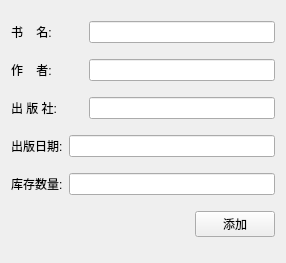
<?xml version="1.0" encoding="UTF-8"?>
<ui version="4.0">
 <class>Form</class>
 <widget class="QWidget" name="Form">
  <property name="geometry">
   <rect>
    <x>0</x>
    <y>0</y>
    <width>286</width>
    <height>263</height>
   </rect>
  </property>
  <property name="windowTitle">
   <string>Form</string>
  </property>
  <layout class="QGridLayout" name="gridLayout">
   <item row="0" column="0">
    <layout class="QHBoxLayout" name="horizontalLayout">
     <item>
      <widget class="QLabel" name="label">
       <property name="minimumSize">
        <size>
         <width>72</width>
         <height>0</height>
        </size>
       </property>
       <property name="styleSheet">
        <string notr="true">font: 12pt &quot;宋体&quot;;</string>
       </property>
       <property name="text">
        <string>书    名:</string>
       </property>
      </widget>
     </item>
     <item>
      <widget class="QLineEdit" name="book_name_lineEdit">
       <property name="styleSheet">
        <string notr="true">font: 12pt &quot;宋体&quot;;</string>
       </property>
      </widget>
     </item>
    </layout>
   </item>
   <item row="1" column="0">
    <layout class="QHBoxLayout" name="horizontalLayout_2">
     <item>
      <widget class="QLabel" name="label_2">
       <property name="minimumSize">
        <size>
         <width>72</width>
         <height>0</height>
        </size>
       </property>
       <property name="styleSheet">
        <string notr="true">font: 12pt &quot;宋体&quot;;</string>
       </property>
       <property name="text">
        <string>作    者:</string>
       </property>
      </widget>
     </item>
     <item>
      <widget class="QLineEdit" name="author_lineEdit">
       <property name="styleSheet">
        <string notr="true">font: 12pt &quot;宋体&quot;;</string>
       </property>
      </widget>
     </item>
    </layout>
   </item>
   <item row="2" column="0">
    <layout class="QHBoxLayout" name="horizontalLayout_3">
     <item>
      <widget class="QLabel" name="label_3">
       <property name="minimumSize">
        <size>
         <width>72</width>
         <height>0</height>
        </size>
       </property>
       <property name="styleSheet">
        <string notr="true">font: 12pt &quot;宋体&quot;;</string>
       </property>
       <property name="text">
        <string>出 版 社:</string>
       </property>
      </widget>
     </item>
     <item>
      <widget class="QLineEdit" name="publish_company_lineEdit">
       <property name="styleSheet">
        <string notr="true">font: 12pt &quot;宋体&quot;;</string>
       </property>
      </widget>
     </item>
    </layout>
   </item>
   <item row="3" column="0">
    <layout class="QHBoxLayout" name="horizontalLayout_4">
     <item>
      <widget class="QLabel" name="label_4">
       <property name="styleSheet">
        <string notr="true">font: 12pt &quot;宋体&quot;;</string>
       </property>
       <property name="text">
        <string>出版日期:</string>
       </property>
      </widget>
     </item>
     <item>
      <widget class="QLineEdit" name="publish_date_lineEdit">
       <property name="styleSheet">
        <string notr="true">font: 12pt &quot;宋体&quot;;</string>
       </property>
      </widget>
     </item>
    </layout>
   </item>
   <item row="4" column="0">
    <layout class="QHBoxLayout" name="horizontalLayout_5">
     <item>
      <widget class="QLabel" name="label_5">
       <property name="styleSheet">
        <string notr="true">font: 12pt &quot;宋体&quot;;</string>
       </property>
       <property name="text">
        <string>库存数量:</string>
       </property>
      </widget>
     </item>
     <item>
      <widget class="QLineEdit" name="store_num_lineEdit">
       <property name="styleSheet">
        <string notr="true">font: 12pt &quot;宋体&quot;;</string>
       </property>
      </widget>
     </item>
    </layout>
   </item>
   <item row="5" column="0">
    <layout class="QHBoxLayout" name="horizontalLayout_6">
     <item>
      <spacer name="horizontalSpacer">
       <property name="orientation">
        <enum>Qt::Horizontal</enum>
       </property>
       <property name="sizeHint" stdset="0">
        <size>
         <width>40</width>
         <height>20</height>
        </size>
       </property>
      </spacer>
     </item>
     <item>
      <widget class="QPushButton" name="add_book_pushButton">
       <property name="styleSheet">
        <string notr="true">font: 12pt &quot;宋体&quot;;</string>
       </property>
       <property name="text">
        <string>添加</string>
       </property>
      </widget>
     </item>
    </layout>
   </item>
  </layout>
 </widget>
 <resources/>
 <connections/>
</ui>
